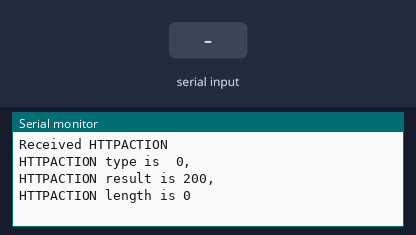
This program was run on a simulated Arduino Uno, built with avr-gcc and run on an emulated ATmega328P. Shown: the last lines printed to the serial monitor. Inputs (shaded band) come from the test bench. The modem accepts every AT command (registered, SIM ready, sends succeed) and sends nothing else.

Above: at 6.9 s.
7.0 s: "AT+\n" received over the second serial link
At 7.6 s:
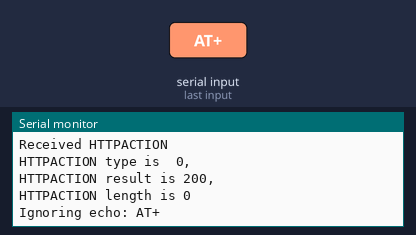
8.5 s: "+HTTPREAD:\n" received over the second serial link
At 9.2 s:
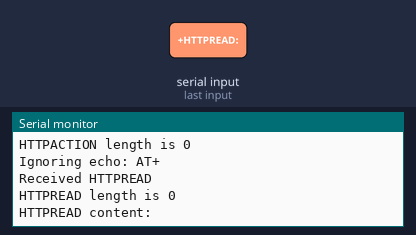
10.0 s: "+HTTPACTION:\n" received over the second serial link
At 11.1 s:
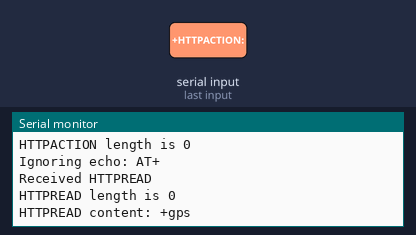

The program:

main.cpp
```cpp
#include <SoftwareSerial.h>
#include <ArduinoJson.h>
SoftwareSerial GSM(3, 2); // RX, TX
DeserializationError error;
StaticJsonDocument<200> doc;

enum _parseState {
  PS_DETECT_MSG_TYPE,
  PS_IGNORING_COMMAND_ECHO,
  PS_HTTPACTION_TYPE,
  PS_HTTPACTION_RESULT,
  PS_HTTPACTION_LENGTH,
  PS_HTTPREAD_LENGTH,
  PS_HTTPREAD_CONTENT
};

byte parseState = PS_DETECT_MSG_TYPE;
char buffer[100];
byte pos = 0;
char json[] =
     "{\"sensor\":\"gps\",\"time\":1351824120,\"data\":[48.756080,2.302038]}";
const char* title;

int contentLength = 0;

void resetBuffer() {
  memset(buffer, 0, sizeof(buffer));
  pos = 0;
}

/**
 * Parse the AT text and on the basis of the response set the enum status
 * @param b byte data came from the gsm serial response
 */
void parseATText(byte b) {
  buffer[pos++] = b;
  if ( pos >= sizeof(buffer) )
    resetBuffer(); // just to be safe

/*
   // Detailed debugging
   Serial.println();
   Serial.print("state = ");
   //Serial.println(state);
   Serial.print("b = ");
   Serial.println(b);
   Serial.print("pos = ");
   Serial.println(pos);
   Serial.print("buffer = ");
   Serial.println(buffer);*/

  switch (parseState) {
  case PS_DETECT_MSG_TYPE:
    {
      if ( b == '\n' )
        resetBuffer();
      else {
        if ( pos == 3 && strcmp(buffer, "AT+") == 0 ) {
          parseState = PS_IGNORING_COMMAND_ECHO;
        }
        else if ( b == ':' ) {
          //Serial.print("Checking message type: ");
          //Serial.println(buffer);
          if ( strcmp(buffer, "+HTTPACTION:") == 0 ) {
            Serial.println("Received HTTPACTION");
            parseState = PS_HTTPACTION_TYPE;
          }
          else if ( strcmp(buffer, "+HTTPREAD:") == 0 ) {
            Serial.println("Received HTTPREAD");
            parseState = PS_HTTPREAD_LENGTH;
          }
          resetBuffer();
        }
      }
    }
    break;

  case PS_IGNORING_COMMAND_ECHO:
    {
      if ( b == '\n' ) {
        Serial.print("Ignoring echo: ");
        Serial.println(buffer);
        parseState = PS_DETECT_MSG_TYPE;
        resetBuffer();
      }
    }
    break;

  case PS_HTTPACTION_TYPE:
    {
      if ( b == ',' ) {
        Serial.print("HTTPACTION type is ");
        Serial.println(buffer);
        parseState = PS_HTTPACTION_RESULT;
        resetBuffer();
      }
    }
    break;

  case PS_HTTPACTION_RESULT:
    {
      if ( b == ',' ) {
        Serial.print("HTTPACTION result is ");
        Serial.println(buffer);
        parseState = PS_HTTPACTION_LENGTH;
        resetBuffer();
      }
    }
    break;

  case PS_HTTPACTION_LENGTH:
    {
      if ( b == '\n' ) {
        Serial.print("HTTPACTION length is ");
        Serial.println(buffer);
        // now request content
        GSM.print("AT+HTTPREAD=0,");
        GSM.println(buffer);
        parseState = PS_DETECT_MSG_TYPE;
        resetBuffer();
      }
    }
    break;

  case PS_HTTPREAD_LENGTH:
    {
      if ( b == '\n' ) {
        contentLength = atoi(buffer);
        Serial.print("HTTPREAD length is ");
        Serial.println(contentLength);
        Serial.print("HTTPREAD content: ");
        parseState = PS_HTTPREAD_CONTENT;
        resetBuffer();
      }
    }
    break;

  case PS_HTTPREAD_CONTENT:
    {
      // for this demo I'm just showing the content bytes in the serial monitor
      Serial.write(b);
      contentLength--;

      if (contentLength <= 0 ) {
        // all content bytes have now been read
        error = deserializeJson(doc, json);
        if(error){
          Serial.print(F("deserializeJson() failed: "));
          Serial.println(error.f_str());
          return;
        }
        title = doc["sensor"];
        Serial.print(title);
        parseState = PS_DETECT_MSG_TYPE;
        resetBuffer();
      }
    }
    break;
  }
}

/**
 * Send AT command and data to gsm with required delay
 * @param msg    AT command with data
 * @param waitMs delay reqired for response
 */
void sendATgsm(const char* msg, int waitMs = 500) {
  GSM.println(msg); // sending the AT command to gsm module
  delay(waitMs);
  while(GSM.available()) {
    parseATText(GSM.read());
  }
}


void setup()
{
  GSM.begin(9600);
  Serial.begin(9600);
  sendATgsm("AT+SAPBR=3,1,\"APN\",\"airtelgprs.com\"");
  sendATgsm("AT+SAPBR=1,1",3000);
  sendATgsm("AT+HTTPINIT");
  sendATgsm("AT+HTTPPARA=\"CID\",1");
  sendATgsm("AT+HTTPPARA=\"URL\",\"http://www.recipepuppy.com/api/?i=onions,garlic&q=omelet\"");
  sendATgsm("AT+HTTPACTION=0");
}

void loop()
{
  while(GSM.available()) {
   parseATText(GSM.read());
  }
}
```

Measured:
- after the input at 7.0 s, the serial monitor: prints a new line at once (image 1)
- after the input at 8.5 s, the serial monitor: prints a new line at once (image 2)
- after the input at 10.0 s, the serial monitor: prints a new line at once (image 3)
